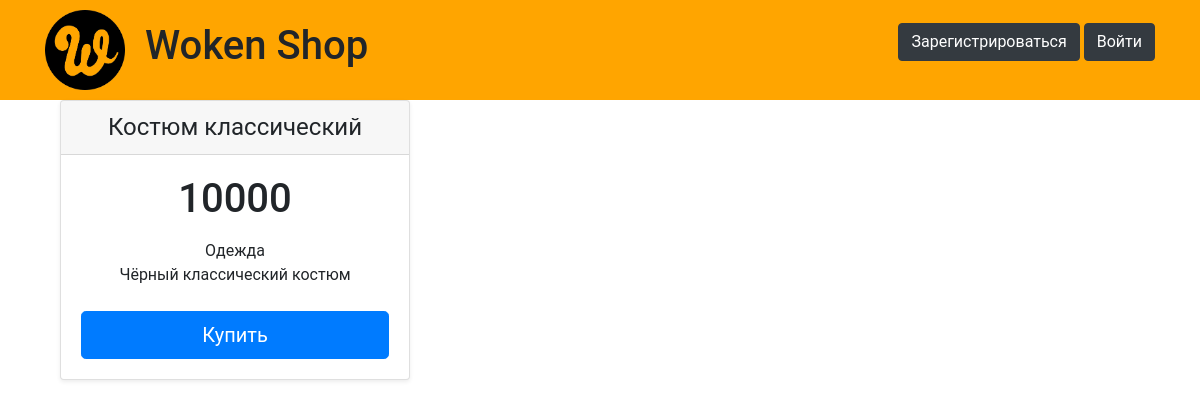
The page /index on the database as committed earlier.
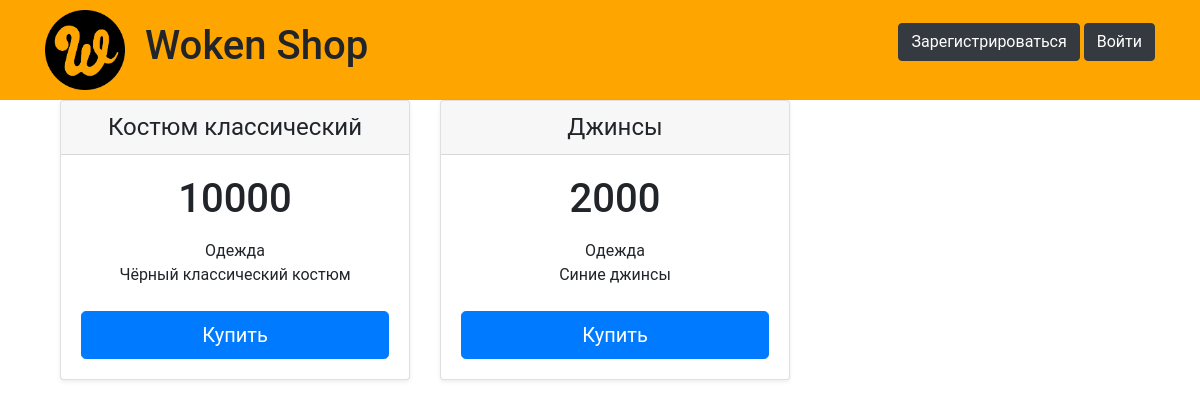
The same page on the database as committed later.
### data/products.py (models this page shows)
class Product(SqlAlchemyBase, UserMixin, SerializerMixin):
    __tablename__ = 'products'
    id = sqlalchemy.Column(sqlalchemy.Integer,
                           primary_key=True, autoincrement=True)
    name = sqlalchemy.Column(sqlalchemy.String, nullable=False)
    type = sqlalchemy.Column(sqlalchemy.String, nullable=False)
    price = sqlalchemy.Column(sqlalchemy.Integer, nullable=False)
    description = sqlalchemy.Column(sqlalchemy.Text, nullable=True)
    image = sqlalchemy.Column(sqlalchemy.String, nullable=True)

### main.py (the view)
@app.route('/')
@app.route('/index', methods=["GET", "POST"])
def index():
    db_sess = db_session.create_session()
    prod = db_sess.query(Product).all()
    return render_template("index.html", prod=prod)

### data/db_session.py (called while the page is built)
def create_session() -> Session:
    global __factory
    return __factory()

### templates/index.html
{% extends "base.html" %}
{% block content %}
<div class="container">
	<div class="row row-cols-1 row-cols-md-3 mb-3 text-center">
{% for item in prod %}
	    <div class="col">
	      <div class="card mb-4 shadow-sm">
		      <div class="card-header">
		        <h4 class="my-0 font-weight-normal">{{item.name}}</h4>
		      </div>
		      <div class="card-body">
		        <h1 class="card-title pricing-card-title">{{item.price}}</h1>
		        <ul class="list-unstyled mt-3 mb-4">
		          <li>{{item.type}}</li>
		          <li>{{item.description}}</li>
		        </ul>
		        <button type="button" class="btn btn-lg btn-block btn-primary">Купить</button>
		      </div>
		    </div>
	    </div>
{% endfor %}
	</div>
</div>
{% endblock %}

### templates/base.html (shortened to what this page needs)
<!DOCTYPE html>
<html>
<head>
	<link rel="stylesheet"
          href="https://stackpath.bootstrapcdn.com/bootstrap/4.4.1/css/bootstrap.min.css"
>
    <link rel="stylesheet" type="text/css" href="../static/css/style.css">
</head>
<body>
	<header>
		<div class="container">
			<div class="header_inner">
				<div class="company">
					<a href="/index">
						<img class="logo" src="../static/img/logo.png">
					</a>
					<h1>Woken Shop</h1>
				</div>
				<nav>
					{% if current_user.is_authenticated %}
					    {% if current_user.id == 1 %}
					    	<a class="btn btn-dark" href="/addproduct" style="margin-right: 20px;">Добавить продукт</a>
					    	<a class="btn btn-dark" href="/view_basket" style="margin-right: 20px;">Просмотреть корзину</a>
					    	<a class="navbar-brand" href="/logout">{{ current_user.name }}</a>
					    {% else %}
					    	<a class="btn btn-dark" href="/view_basket" style="margin-right: 20px;">Просмотреть корзину</a>
					    	<a class="navbar-brand" href="/logout">{{ current_user.name }}</a>
					    {% endif %}
					{% else %}
					    <p>
					        <a class="btn btn-dark " href="/register">Зарегистрироваться</a>
					        <a class="btn btn-dark" href="/login">Войти</a>
					    </p>
					{% endif %}
				</nav>
			</div>
		</div>
	</header>
	<main role="main" class="container">
		{% block content %}{% endblock %}
	</main>
</body>
</html>

### static/css/style.css (style rules this page uses)
* { margin: 0; padding: 0; }
body { font-family: "Roboto", sans-serif; }
.container { margin: 0 auto; width: 1200px; }
header { width: 100%; height: 100px; background-color: orange; display: flex; align-items: center; }
header .container { display: flex; align-items: center; }
.header_inner { width: 100%; display: flex; justify-content: space-between; align-items: center; }
.logo { width: 80px; margin-right: 20px; }
.company { display: flex; align-items: center; }
nav { display: flex; }

Rows that differ between the two databases and show on the page:
added Product: name "Джинсы", price "2000", type "Одежда", description "Синие джинсы"
